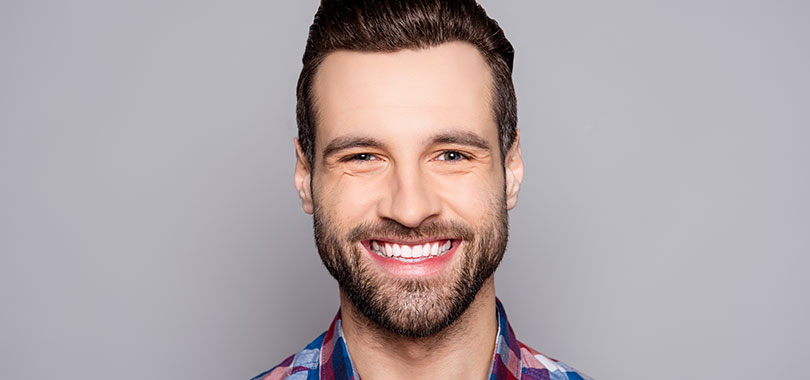
#> input picture image1.jpg, 810 x 380 px
$ jupyter execute CombinedTogether_FaceEyesSmile.ipynb
#> lines starting #> are read from the running program, lines starting #| are printed output that depends on the picture
## Smile, Face and Eye Detection

[cell 1]
import cv2
import numpy as np
import matplotlib.pyplot as plt

[cell 2]
image=cv2.imread('image1.jpg')
#> image is the input picture: shape (380, 810, 3); mean B, G, R 166.8, 164.5, 175.2
smile_cascade=cv2.CascadeClassifier('haarcascades/haarcascade_smile.xml')
face_cascade=cv2.CascadeClassifier('haarcascades/haarcascade_frontalface_default.xml')
eye_cascade=cv2.CascadeClassifier('haarcascades/haarcascade_eye.xml')
#cv2.imshow('smile',image)
#cv2.waitKey(0)
#cv2.destroyAllWindows()
image=cv2.cvtColor(image,cv2.COLOR_BGR2RGB)
plt.imshow(image)
plt.show()

[cell 3]
# Converting the image into grayscale for computation
import cv2
gray = cv2.cvtColor(image, cv2.COLOR_BGR2GRAY)
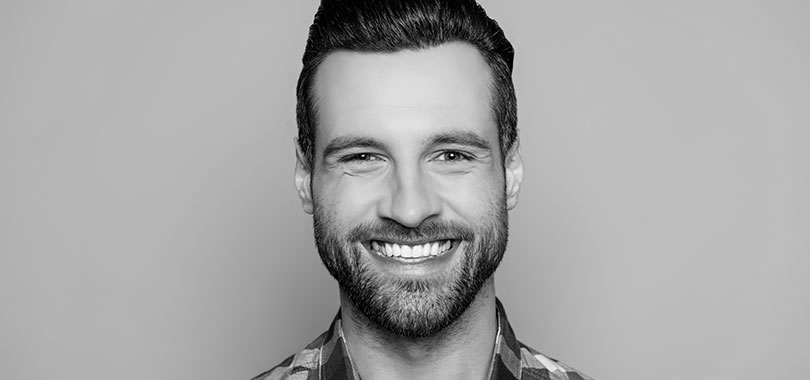
#> gray: shape (380, 810); min 0, max 254, mean 166.5

faces = face_cascade.detectMultiScale(gray,1.3,5)
#> faces = [[280, 57, 255, 255]]

simage=image.copy()
for (x,y,w,h) in faces:
    cv2.rectangle(simage,(x,y),((x + w),(y + h)),(255,0,0),3)
    eyes=eye_cascade.detectMultiScale(gray,1.1,5)
    for (ex,ey,ew,eh) in eyes:

        cv2.rectangle(simage,(ex,ey),((ex + ew),(ey + eh)),(0,255,0),3)

    smiles=smile_cascade.detectMultiScale(gray, 1.3,32)
    for (sx,sy,sw,sh) in smiles:
        cv2.rectangle(simage,(sx,sy),((sx + sw),(sy + sh)),(255,0,255),3)
#> this loop made 1 pass
#> (x, y, w, h, eyes, smiles) on pass 1: (280, 57, 255, 255, [[421, 130, 54, 54], [325, 121, 70, 70]], [[328, 221, 169, 84]])
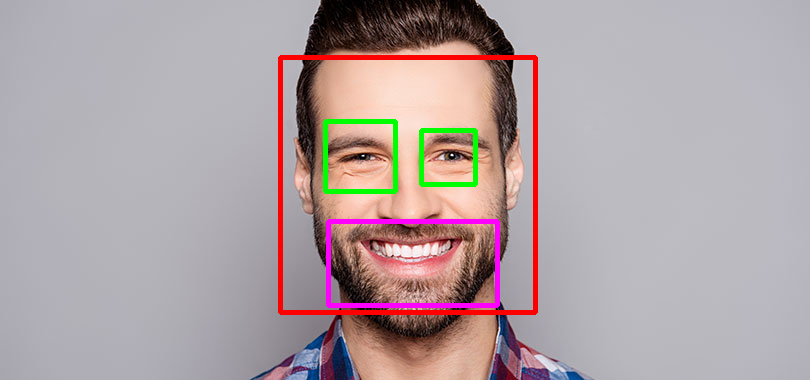
#> simage: shape (380, 810, 3); mean R, G, B 175.8, 161.8, 164.3

[cell 4]
simage=cv2.cvtColor(simage,cv2.COLOR_BGR2RGB)
plt.imshow(simage)
plt.show()
